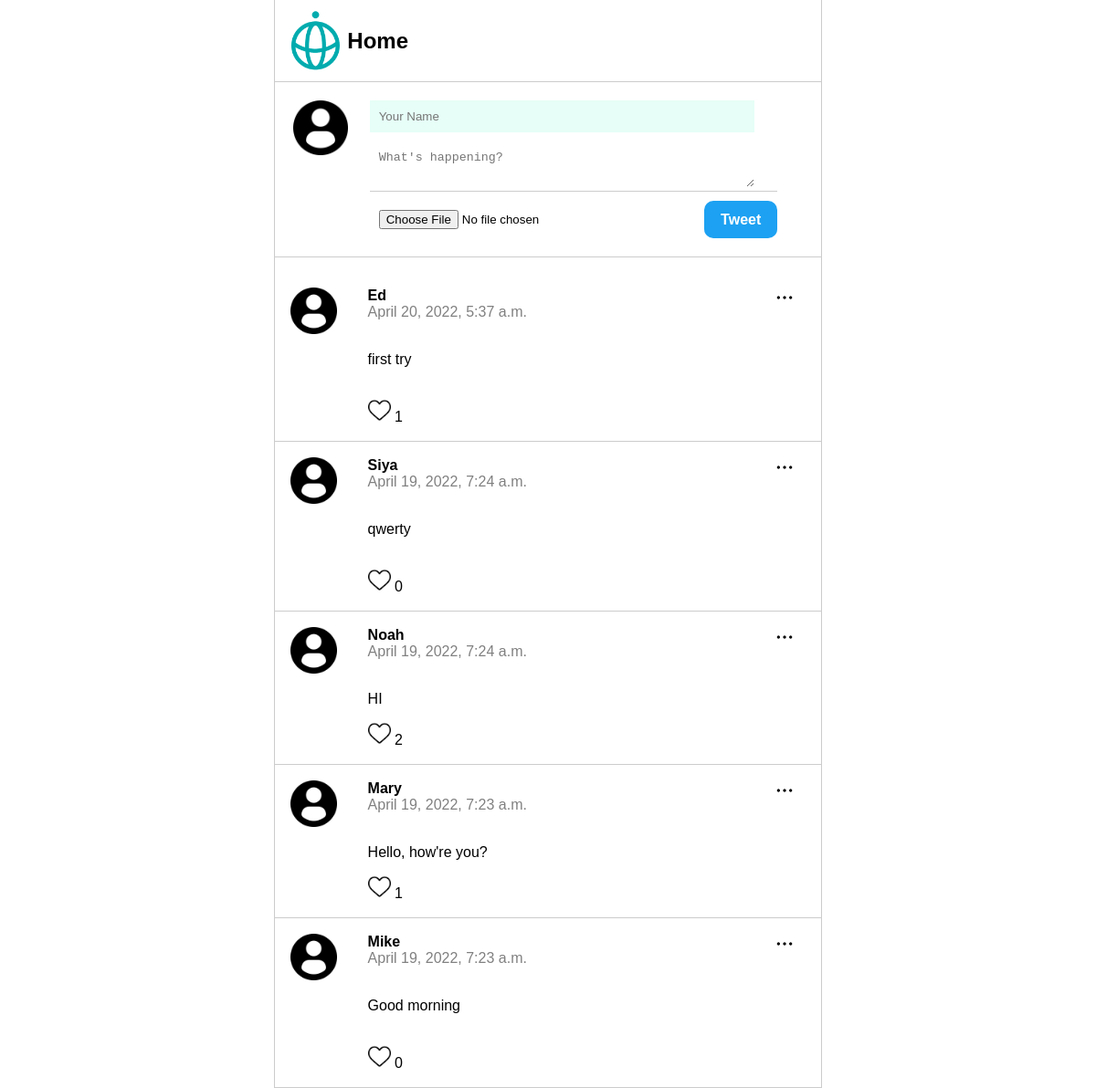
The page / on the database its author committed.
### posts/models.py (models this page shows)
class Post(models.Model):
    class Meta(object):
        db_table = 'post'
    name = models.CharField(
         'Name', blank=False, null=False, max_length=14, db_index=True, default='Anonymous'
    )
    body = models.CharField(
        'body', blank=False, null=False, max_length=140, db_index=True
    )
    created_at = models.DateTimeField(
        'Created DateTime', blank=False, auto_now_add=True
    )
    like_count = models.PositiveBigIntegerField(
        'like', blank=True, null=True, default=0
    )
    image = CloudinaryField(
        'image', blank=True, db_index=True
    )

### posts/views.py (the view, shortened to what this page needs)
# urls.py: path('', views.index, name='index'),
def index(request):
     posts = Post.objects.all().order_by('-created_at')[:20]
     return render(request, 'posts.html',
                    {'posts': posts})

### templates/posts.html (shortened to what this page needs)
{% extends "base.html" %}
{% block content %}
{% load static %}
<section class ='content'>
    <div class="header">
        <img src="{% static 'img/techis-logo.png' %}">
        <h1>Home</h1>
    </div>
    <section class="post_form">
        <div class="icon">
            <img src="{% static 'img/profile-user.png' %}" />
        </div>
        <form action="/" method="POST" enctype="multipart/form-data">
            <input type="text" name="name" placeholder="Your Name" required />
            <textarea name="body" placeholder="What's happening?" required></textarea>
            <div class="bottom">
                <input type="file" name="image" id="file" />
                <input type="submit" value="Tweet" id="tweet"/>
            </div>
        </form>
    </section>
    <section class="posts">
        <ul>
            {% for post in posts %}
            <li>
                <img class="menu_icon js-menu-icon" src="{% static 'img/option.png' %}" />
                <div class ="logo">
                      <img src="{% static 'img/profile-user.png' %}" />
                </div>
                <div class="name_body">
                    <div class="name">{{ post.name }}</div>
                    <div class="datetime">{{ post.created_at }} </div>
                    <br>
                    <p>{{ post.body }}<br> </p>
                    <div class='like'>
                        <a href='likes/{{post.id}}' >
                          <img src="{% static 'img/heart.png' %}" />
                        </a>
                        {{post.like_count}}
                    </div>
                </div>
            </li>
            {% endfor %}
        </ul>
    </section>
</section>
{% endblock %}

### templates/base.html (shortened to what this page needs)
<!DOCTYPE html>
<html lang="en">
    <head>
        {% load static %}
        <link href="{% static 'css/styles.css' %}" rel="stylesheet" />
    </head>
    <body>
        {% block content %}{% endblock %}
        {% load static %}
    </body>
</html>

### static/css/styles.css (style rules this page uses)
html, body { max-height: 100%; margin: 0; font-family: sans-serif; }
.content { box-sizing: border-box; max-width: 600px; margin: 0 auto; border-left: 1px solid #ccc; border-right: 1px solid #ccc; }
.header { display: flex; border-bottom: 1px solid #ccc; align-items: center; padding: 10px; }
.header img { width: 12%; }
.content form { width: 80%; }
.icon { width: 15%; }
.post_form { display: flex; padding: 20px; border-bottom: 1px solid #ccc; }
.post_form input { width: 90%; margin-bottom: 10px; padding: 10px; border: none; background-color: #e6fef7; }
.bottom { display: flex; border-top: 1px solid #ccc; padding-top: 10px; }
.bottom #file { background: none; margin: 0; }
.bottom #tweet { background-color: rgb(29, 161, 242); color: white; font-weight: bold; border-radius: 10px; width: 20%; font-size: 16px; margin: 0; }
.post_form img { width: 60px; margin-right: 12px; }
.post_form textarea { width: 90%; padding: 10px; border: none; }
.posts ul { padding: 0; }
.posts li { position: relative; display: flex; border-bottom: 1px solid #ccc; padding: 17px; }
.posts li .menu_icon { width: 20px; position: absolute; right: 30px; top: 18px; }
.posts li .logo { flex-basis: 15%; }
.posts li .logo img { width: 60%; }
.posts li .name_body { flex-basis: 85%; }
.posts li .name_body .name { font-weight: bold; }
.posts li .name_body .datetime { color: gray; }
.like img { width: 25px; }
.like a { text-decoration: none; }

### rows shown on the page
Post: name "Ed", created_at "April 20, 2022, 5:37 a.m.", body "first try", like_count "1"
Post: name "Siya", created_at "April 19, 2022, 7:24 a.m.", body "qwerty", like_count "0"
Post: name "Noah", created_at "April 19, 2022, 7:24 a.m.", body "HI", like_count "2"
Post: name "Mary", created_at "April 19, 2022, 7:23 a.m.", body "Hello, how're you?", like_count "1"
Post: name "Mike", created_at "April 19, 2022, 7:23 a.m.", body "Good morning", like_count "0"
